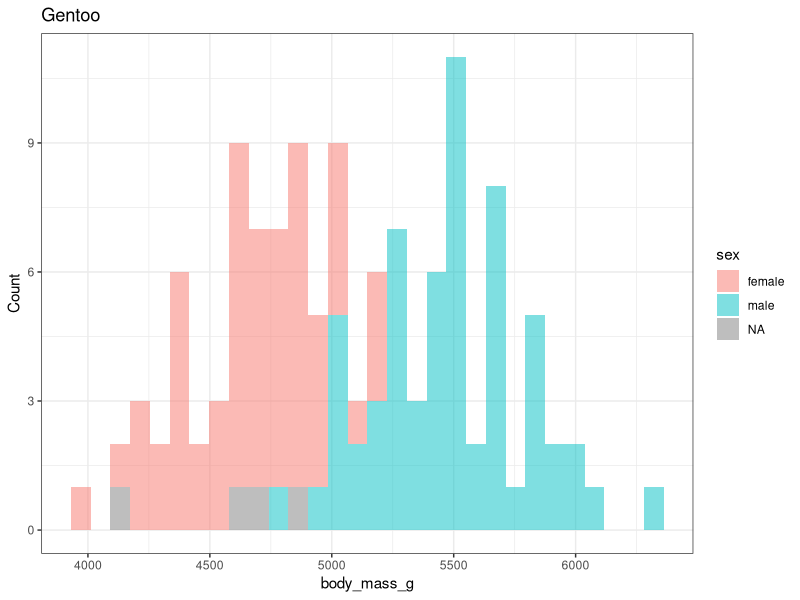
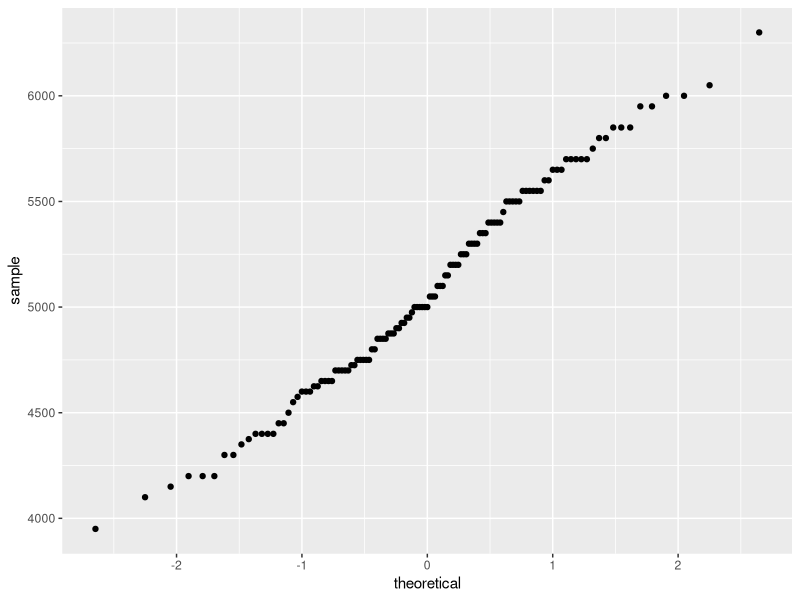
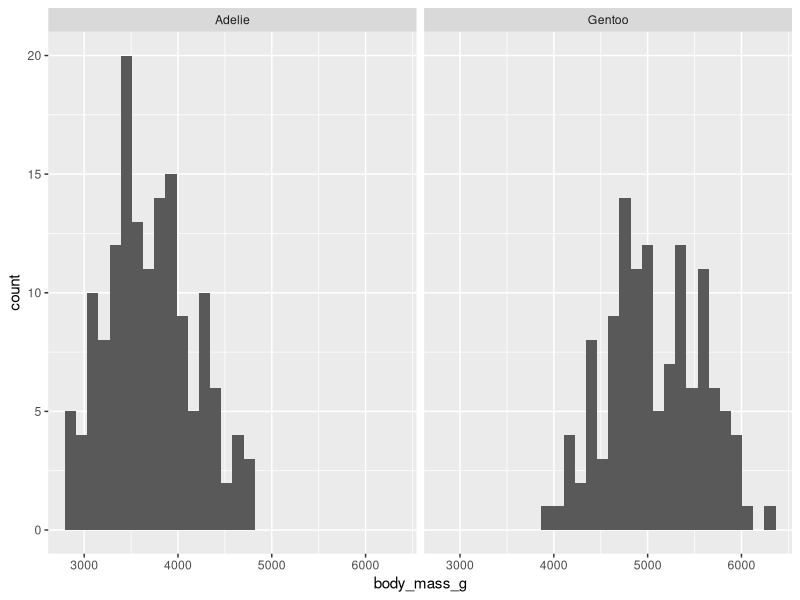
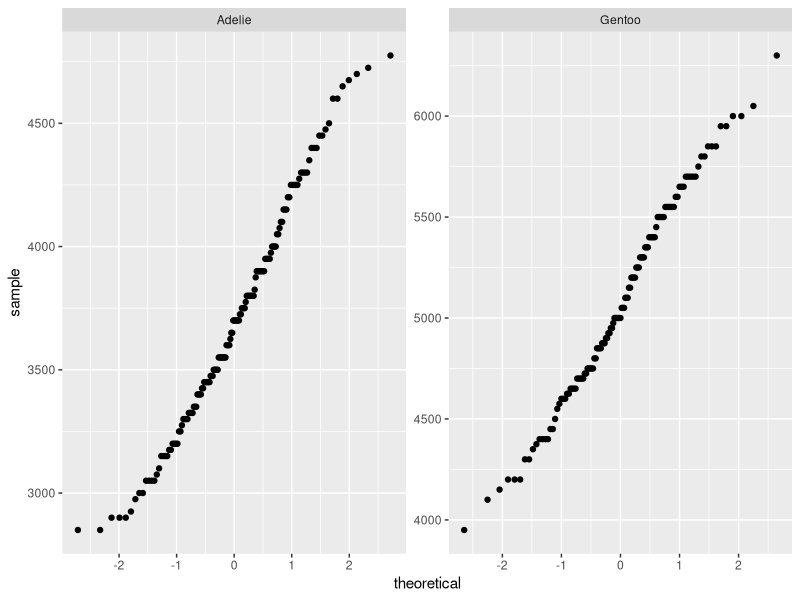
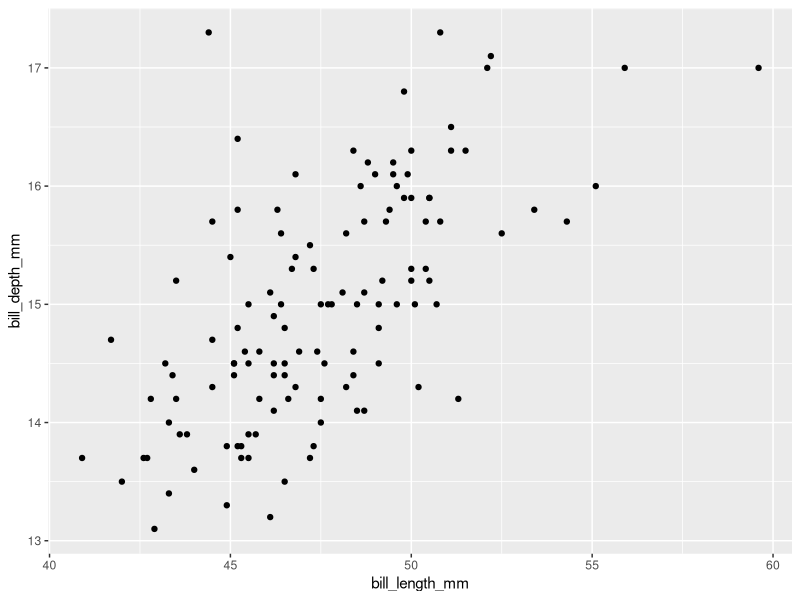
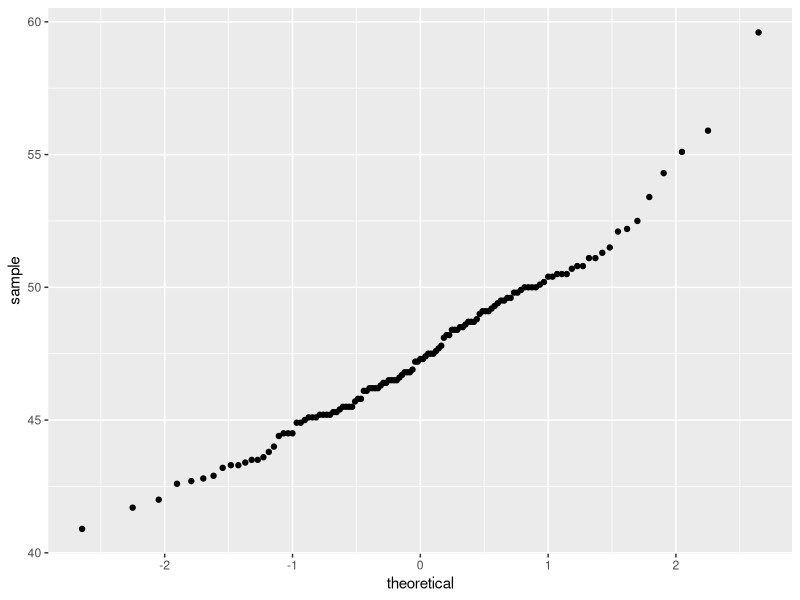
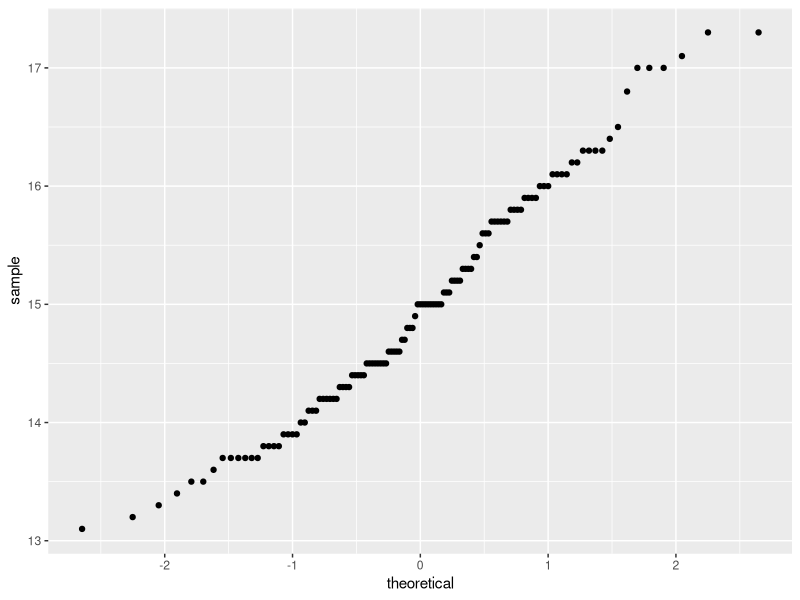
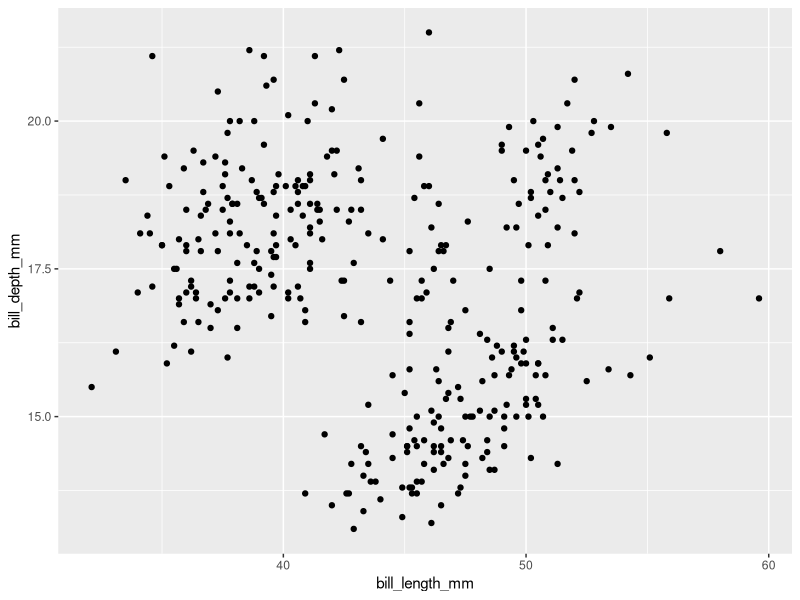

Here is the R script that generated these plots, in order:
# 02.19.2026
# JMN
# Class Script
# Units 3.3-3.4

# Unit 3.3

library(palmerpenguins)
library(tidyverse)
# install.packages("rstatix")
library(rstatix) # for levene_tests() and t_test()
library(knitr) # prints pretty tables with RMarkdown

# run a t-test on gentoo body mass
# are the gentoo body mases measured in the dataset similar or different than the body mass in the literature
# lit average = 5500 g

gentoo = penguins %>%
  filter(species=="Gentoo") # %>% droplevels() = will drop all the old empty labels
summary(gentoo)
mean(gentoo$body_mass_g, na.rm=TRUE)
sd(gentoo$body_mass_g, na.rm=TRUE)

ggplot(data = gentoo) + 
  geom_histogram(aes(x=body_mass_g, fill = sex), alpha = 0.5, position = "stack") +
  theme_bw() +
  labs( y = "Count", X = "Body Mass (g)", title = "Gentoo")

#QQ plot
ggplot(gentoo) +
  stat_qq(aes(sample = body_mass_g))

# one sample T-test
gentoo_body_mass_g_symonds = 5500 # from symonds and tattersall, accesed via EOL
my_t_test = t.test(gentoo$body_mass_g, mu = gentoo_body_mass_g_symonds) # Base R
my_t_test$p.value # will print your p value
# rstatix version of ^this - pipe friendly
t_test_results = gentoo %>% t_test(body_mass_g ~ 1, mu = gentoo_body_mass_g_symonds)
kable(t_test_results) # prints results with RMarkdown

# Gentoo versus Adelie body mass
# Independent sample T-test
g_vs_a_data = penguins %>%
  dplyr::filter(species %in% c("Gentoo", "Adelie"), 
          !is.na(body_mass_g)) %>%
  select(species, body_mass_g) %>%
  droplevels()
summary(g_vs_a_data)

g_vs_a_data %>% 
  group_by(species) %>%
  summarize(mean=mean(body_mass_g), sd = sd(body_mass_g))

ggplot(data = g_vs_a_data, aes(x = body_mass_g)) + 
  geom_histogram() +
  facet_wrap(~species)

ggplot(g_vs_a_data) + 
  stat_qq(aes(sample=body_mass_g)) +
  facet_wrap(~species, scales = "free")

# check for equality of variance
# if true, use student's t-test 
# if false, use welch's
g_vs_a_data %>% levene_test(body_mass_g ~ species) # if p<0.05, variance are NOT equal use welch's

# Base R version:
t.test(g_vs_a_data$body_mass_g ~ g_vs_a_data$species, var.equal = T)

# dplyr-friendly version
g_vs_a_data %>%
  t_test(body_mass_g ~ species, var.equal = T)

########################################################################

# Unit 3.4

ggplot(gentoo) +
  geom_point(aes(x = bill_length_mm, y= bill_depth_mm))

#check normality assumption with qqplot
ggplot(gentoo) + 
  stat_qq(aes(sample = bill_length_mm))
ggplot(gentoo) +
  stat_qq(aes(sample = bill_depth_mm))

#cor() returns just the correlation coefficient r
cor(x = gentoo$bill_length_mm, y = gentoo$bill_depth_mm, use = "complete.obs")

# cor.test() returns the t-statistic, df, p-value, etc.
cor.test(x=gentoo$bill_length_mm, y = gentoo$bill_depth_mm, use = "comlete.obs")

# cor_test is the pipe friendly version from rstatix
gentoo %>%
  cor_test(bill_length_mm, bill_depth_mm) # use param handles NAs
# correlation tests : "peason", "kendall", "spearman"

# Exercise 4.1
ggplot(penguins) +
  geom_point(aes(x = bill_length_mm, y= bill_depth_mm))
ggplot(penguins) + 
  stat_qq(aes(sample = bill_length_mm))
ggplot(penguins) +
  stat_qq(aes(sample = bill_depth_mm))
penguins %>%
  cor_test(bill_length_mm, bill_depth_mm)

# correlation matrix
head(gentoo)
cor(gentoo[,3:6], use = "complete.obs")
gentoo = gentoo %>%
  filter(!is.na(body_mass_g))
cor(gentoo[, seq(3,6)] )

# install.packages("GGally")
library(GGally) #ggpairs()

gentoo %>%
  select(bill_length_mm, bill_depth_mm, flipper_length_mm, body_mass_g) %>%
  ggpairs()

penguins %>%
  select(species, body_mass_g, ends_with("_mm")) %>%
  GGally::ggpairs(aes(color = species))
      # could have also done (species, where(is.numeric))
